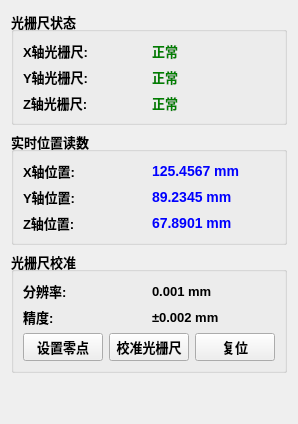
      <widget class="QWidget" name="tabGratingPosition">
       <attribute name="title">
        <string>光栅尺位置显示</string>
       </attribute>
       <layout class="QVBoxLayout" name="verticalLayout_gratingPosition">
        <item>
         <widget class="QGroupBox" name="groupBoxGratingStatus">
          <property name="font">
           <font>
            <pointsize>10</pointsize>
            <bold>true</bold>
           </font>
          </property>
          <property name="title">
           <string>光栅尺状态</string>
          </property>
          <layout class="QGridLayout" name="gridLayout_gratingStatus">
           <item row="0" column="0">
            <widget class="QLabel" name="labelGratingXTitle">
             <property name="text">
              <string>X轴光栅尺:</string>
             </property>
            </widget>
           </item>
           <item row="0" column="1">
            <widget class="QLabel" name="labelGratingXStatus">
             <property name="styleSheet">
              <string>color: green; font-weight: bold;</string>
             </property>
             <property name="text">
              <string>正常</string>
             </property>
            </widget>
           </item>
           <item row="1" column="0">
            <widget class="QLabel" name="labelGratingYTitle">
             <property name="text">
              <string>Y轴光栅尺:</string>
             </property>
            </widget>
           </item>
           <item row="1" column="1">
            <widget class="QLabel" name="labelGratingYStatus">
             <property name="styleSheet">
              <string>color: green; font-weight: bold;</string>
             </property>
             <property name="text">
              <string>正常</string>
             </property>
            </widget>
           </item>
           <item row="2" column="0">
            <widget class="QLabel" name="labelGratingZTitle">
             <property name="text">
              <string>Z轴光栅尺:</string>
             </property>
            </widget>
           </item>
           <item row="2" column="1">
            <widget class="QLabel" name="labelGratingZStatus">
             <property name="styleSheet">
              <string>color: green; font-weight: bold;</string>
             </property>
             <property name="text">
              <string>正常</string>
             </property>
            </widget>
           </item>
          </layout>
         </widget>
        </item>
        <item>
         <widget class="QGroupBox" name="groupBoxGratingPosition">
          <property name="font">
           <font>
            <pointsize>10</pointsize>
            <bold>true</bold>
           </font>
          </property>
          <property name="title">
           <string>实时位置读数</string>
          </property>
          <layout class="QGridLayout" name="gridLayout_gratingPosition">
           <item row="0" column="0">
            <widget class="QLabel" name="labelGratingXPosTitle">
             <property name="text">
              <string>X轴位置:</string>
             </property>
            </widget>
           </item>
           <item row="0" column="1">
            <widget class="QLabel" name="labelGratingXPosition">
             <property name="styleSheet">
              <string>color: blue; font-weight: bold; font-size: 14px;</string>
             </property>
             <property name="text">
              <string>125.4567 mm</string>
             </property>
            </widget>
           </item>
           <item row="1" column="0">
            <widget class="QLabel" name="labelGratingYPosTitle">
             <property name="text">
              <string>Y轴位置:</string>
             </property>
            </widget>
           </item>
           <item row="1" column="1">
            <widget class="QLabel" name="labelGratingYPosition">
             <property name="styleSheet">
              <string>color: blue; font-weight: bold; font-size: 14px;</string>
             </property>
             <property name="text">
              <string>89.2345 mm</string>
             </property>
            </widget>
           </item>
           <item row="2" column="0">
            <widget class="QLabel" name="labelGratingZPosTitle">
             <property name="text">
              <string>Z轴位置:</string>
             </property>
            </widget>
           </item>
           <item row="2" column="1">
            <widget class="QLabel" name="labelGratingZPosition">
             <property name="styleSheet">
              <string>color: blue; font-weight: bold; font-size: 14px;</string>
             </property>
             <property name="text">
              <string>67.8901 mm</string>
             </property>
            </widget>
           </item>
          </layout>
         </widget>
        </item>
        <item>
         <widget class="QGroupBox" name="groupBoxGratingCalibration">
          <property name="font">
           <font>
            <pointsize>10</pointsize>
            <bold>true</bold>
           </font>
          </property>
          <property name="title">
           <string>光栅尺校准</string>
          </property>
          <layout class="QGridLayout" name="gridLayout_gratingCalibration">
           <item row="0" column="0">
            <widget class="QLabel" name="labelGratingResolutionTitle">
             <property name="text">
              <string>分辨率:</string>
             </property>
            </widget>
           </item>
           <item row="0" column="1">
            <widget class="QLabel" name="labelGratingResolution">
             <property name="text">
              <string>0.001 mm</string>
             </property>
            </widget>
           </item>
           <item row="1" column="0">
            <widget class="QLabel" name="labelGratingAccuracyTitle">
             <property name="text">
              <string>精度:</string>
             </property>
            </widget>
           </item>
           <item row="1" column="1">
            <widget class="QLabel" name="labelGratingAccuracy">
             <property name="text">
              <string>±0.002 mm</string>
             </property>
            </widget>
           </item>
           <item row="2" column="0" colspan="2">
            <layout class="QHBoxLayout" name="horizontalLayout_gratingButtons">
             <item>
              <widget class="QPushButton" name="btnGratingZero">
               <property name="text">
                <string>设置零点</string>
               </property>
              </widget>
             </item>
             <item>
              <widget class="QPushButton" name="btnGratingCalibrate">
               <property name="text">
                <string>校准光栅尺</string>
               </property>
              </widget>
             </item>
             <item>
              <widget class="QPushButton" name="btnGratingReset">
               <property name="text">
                <string>复位</string>
               </property>
              </widget>
             </item>
            </layout>
           </item>
          </layout>
         </widget>
        </item>
        <item>
         <spacer name="verticalSpacer_gratingPosition">
          <property name="orientation">
           <enum>Qt::Orientation::Vertical</enum>
          </property>
          <property name="sizeHint" stdset="0">
           <size>
            <width>20</width>
            <height>40</height>
           </size>
          </property>
         </spacer>
        </item>
       </layout>
      </widget>
